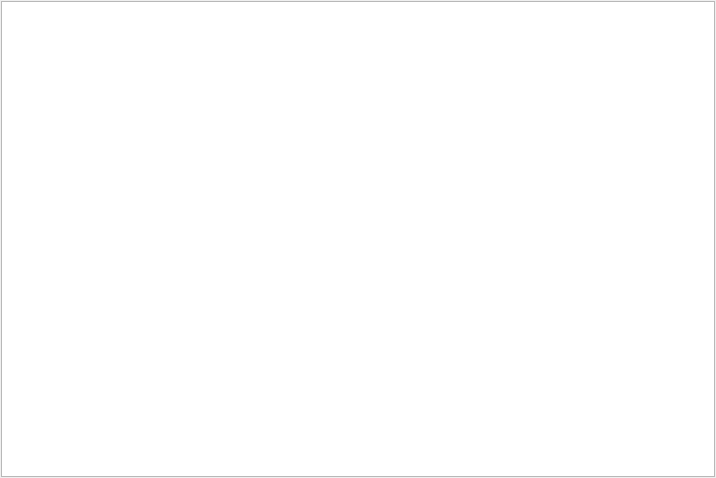
<?xml version="1.0" encoding="UTF-8"?>
<ui version="4.0">
 <class>Form</class>
 <widget class="QWidget" name="Form">
  <property name="geometry">
   <rect>
    <x>0</x>
    <y>0</y>
    <width>716</width>
    <height>478</height>
   </rect>
  </property>
  <property name="windowTitle">
   <string>激光质检</string>
  </property>
  <layout class="QGridLayout" name="gridLayout" rowstretch="1" columnstretch="1">
   <property name="leftMargin">
    <number>1</number>
   </property>
   <property name="topMargin">
    <number>1</number>
   </property>
   <property name="rightMargin">
    <number>1</number>
   </property>
   <property name="bottomMargin">
    <number>1</number>
   </property>
   <property name="spacing">
    <number>1</number>
   </property>
   <item row="0" column="0">
    <widget class="GraphWidget" name="graphicsView_1"/>
   </item>
  </layout>
 </widget>
 <customwidgets>
  <customwidget>
   <class>GraphWidget</class>
   <extends>QGraphicsView</extends>
   <header>component</header>
  </customwidget>
 </customwidgets>
 <resources/>
 <connections/>
</ui>
